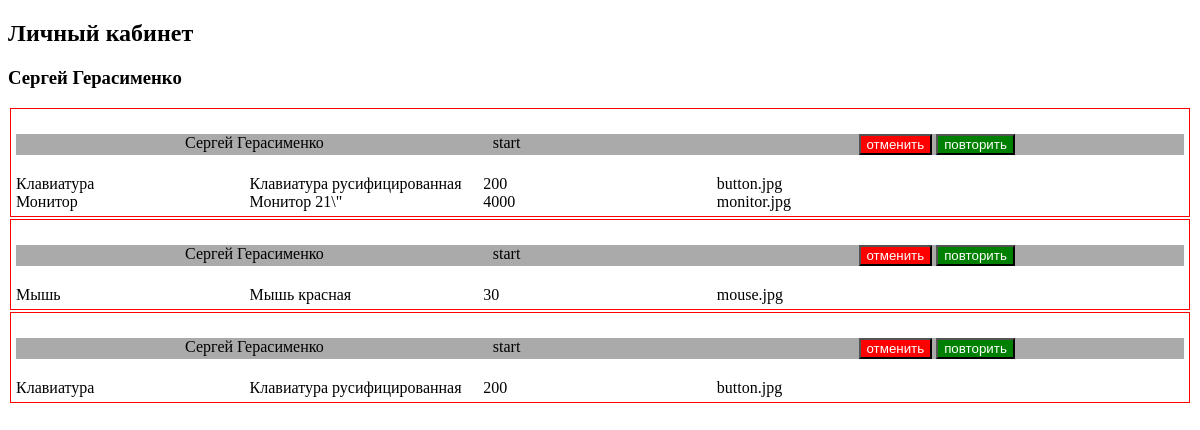
Page /profile.php (signed in) on the committed database.
### tables this page shows
CREATE TABLE `orders` (
  `id` int(11) NOT NULL,
  `products` text NOT NULL,
  `id_user` int(11) NOT NULL,
  `status` int(11) NOT NULL,
  `date` date NOT NULL
);

CREATE TABLE `users` (
  `id` int(11) NOT NULL,
  `login` varchar(30) NOT NULL,
  `pass` varchar(50) NOT NULL,
  `name` varchar(100) NOT NULL,
  `is_admin` int(1) NOT NULL DEFAULT 0
);

CREATE TABLE `status` (
  `id` int(11) NOT NULL,
  `name` varchar(20) NOT NULL
);

### profile.php (the view, shortened to what this page needs)
<?php
include('bd.php');
$idUser = (int)$_SESSION['login'];
$query = "SELECT orders.id, products, status, id_user, users.name as users_name, status.name as status_name, is_admin
   FROM orders JOIN users on id_user = users.id JOIN status on orders.status = status.id where id_user = $idUser";
$ordersQuery = mysqli_query($link, $query);
?>
<!doctype html>
<html lang="en">
<head>
  <link rel="stylesheet" href="style.css">
</head>
<body>
<h2>Личный кабинет</h2>
<?php
echo "<h3>{$_SESSION['name']}</h3>";
while ($row = mysqli_fetch_assoc($ordersQuery)):
  $products_html = '';
  foreach (json_decode($row['products']) as $product):
    $products_html .= <<<PRODUCT
<div class="products_row">
  <div class="good">{$product->good}</div>
  <div class="description">$product->description</div>
  <div class="price">{$product->price}</div>
  <div class="good_img">{$product->good_img}</div>
</div>
PRODUCT;
  endforeach;
  echo <<<ORDERS
<div class="orders">
<div class="orders__detail orders__detail-{$row['status_name']}">
<div class="id_user">{$row['users_name']}</div>
  <div class="status" id="status_{$row['id']}">{$row['status_name']}</div>
  <div class="date">{$row['date']}</div>
  <div>
  <input
  type="button"
  value="отменить"
  class="button-status orders__button-reject"
  name="reject"
  data-id="{$row['id']}"
  data-id_status="1"
  data-button="status">
  <input
  type="button"
  value="повторить"
  class="button-status orders__button-success"
  name="success"
  data-id="{$row['id']}"
  data-id_status="5"
  data-button="status">
  </div>
  </div>
  <div class="products_table">
    $products_html
  </div>
</div>
ORDERS;
endwhile;
?>
</body>
</html>

### style.css (style rules this page uses)
.products_row { display: grid; grid-template-columns: repeat(5, 1fr); }
.orders { border: red solid 1px; margin: 2px; padding: 5px; }
.orders__detail { display: flex; justify-content: space-evenly; margin: 20px 0; }
.orders__detail-start { background: #aaaaaa; }
.orders__button-reject, .orders__detail-reject { background: red; color: white; }
.orders__button-success, .orders__detail-success { background: green; color: white; }

### rows in the picture
orders: id_user.name "Сергей Герасименко", status.name "start", good "Клавиатура", description "Клавиатура русифицированная", price "200", good_img "button.jpg", good "Монитор", description "Монитор 21\\\"", price "4000", good_img "monitor.jpg"
orders: id_user.name "Сергей Герасименко", status.name "start", good "Мышь", description "Мышь красная", price "30", good_img "mouse.jpg"
orders: id_user.name "Сергей Герасименко", status.name "start", good "Клавиатура", description "Клавиатура русифицированная", price "200", good_img "button.jpg"

### other values in the picture
$_SESSION['name'] "Сергей Герасименко"
